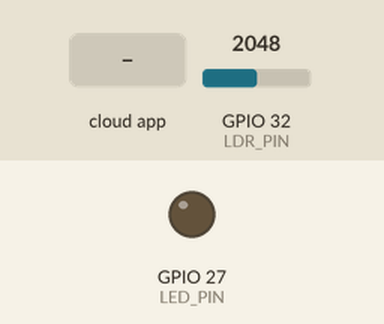
This sketch was run on a simulated ESP32. Parts: output pins drawn as LEDs (lit = HIGH). Inputs (shaded band) come from the test bench; at power-on: GPIO 32 (LDR_PIN) = 2048. What the sketch prints to the serial monitor is not drawn.

Above: at 2.7 s.
2.8 s: the phone or cloud app sets lightstatus to 1
At 5.9 s:
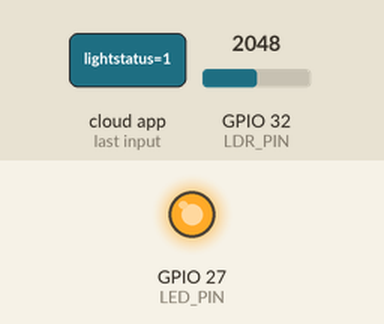
6.2 s: the phone or cloud app sets lightintensity to 1
At 8.4 s:
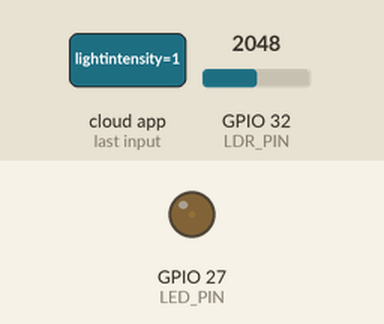
9.3 s: the phone or cloud app sets lightstatus to 0
At 12.0 s:
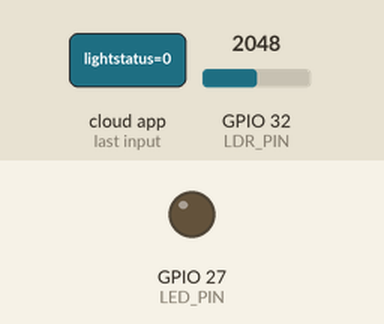
Timing chart, 0 to 13.5 s (numbered marks = the images above; inputs shaded):
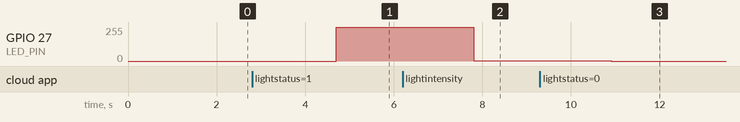

The sketch:

adafruit_io_light_monitor.ino
```cpp
// Include configuration
#include "config.h"

// Include Adafruit IO WiFi client
#include "AdafruitIO_WiFi.h"

// Light variables
int lightIntensity = 100;
bool lightStatus = false;

// Set Adafruit IO configuration
AdafruitIO_WiFi io(AIO_USERNAME, AIO_KEY, WIFI_SSID, WIFI_PASSWORD);

// Adafruit IO feeds
AdafruitIO_Feed *lightIntensityFeed = io.feed(FEED_LIGHT_INTENSITY);
AdafruitIO_Feed *lightStatusFeed = io.feed(FEED_LIGHT_STATUS);
AdafruitIO_Feed *photocellFeed = io.feed(FEED_PHOTOCELL);

// Entry point function
void setup() {
  // Start serial connection
  Serial.begin(115200);

  // Wait for serial connection
  while (!Serial);

  // Set up LED PWM channel and pin
  ledcSetup(LED_PWM_CHANNEL, LED_PWM_FREQUENCY, LED_PWM_RESOLUTION);
  ledcAttachPin(LED_PIN, LED_PWM_CHANNEL);

  // Set up LDR pin mode
  pinMode(LDR_PIN, INPUT);

  // Connect to Adafruit IO
  io.connect();

  // Subscribe to light intensity feed
  lightIntensityFeed->onMessage(handleLightIntensity);

  // Subscribe to light status feed
  lightStatusFeed->onMessage(handleLightStatus);

  // Wait for connection to Adafruit IO
  Serial.print("Connecting to Adafruit IO");
  while (io.status() < AIO_CONNECTED) {
    Serial.print(".");
    delay(500);
  }

  // Get current light intensity
  lightIntensityFeed->get();

  // Get current light status
  lightStatusFeed->get();

  // Print connection status
  Serial.println();
  Serial.println(io.statusText());
}

// Function to handle all light changes
void handleLightChange() {
  // Default to no light
  int lightLevel = 0;

  // If light is on
  if (lightStatus) {
    // Calculate light level
    lightLevel = pow(2, LED_PWM_RESOLUTION) * lightIntensity / 100;
  }

  // Set LED light level
  ledcWrite(LED_PWM_CHANNEL, lightLevel);
}

// Function to handle light intensity changes
void handleLightIntensity(AdafruitIO_Data *data) {
  // Get light intensity value (constrained to percentage values)
  lightIntensity = constrain(data->toInt(), 0, 100);

  // Print data received
  Serial.print("Light intensity: ");
  Serial.println(lightIntensity);

  // Handle light intensity change
  handleLightChange();
}

// Function to handle light status changes
void handleLightStatus(AdafruitIO_Data *data) {
  // Get light status value
  lightStatus = data->toBool();

  // Print data received
  Serial.print("Light status: ");
  if (lightStatus) {
    Serial.println("ON");
  } else {
    Serial.println("OFF");
  }

  // Handle light status change
  handleLightChange();
}

// Loop (after setup) function
void loop() {
  // Keep Adafruit IO client connected
  io.run();

  // Get LDR reading
  int ldrReading = analogRead(LDR_PIN);

  // Print data being sent
  Serial.print("Sending LDR: ");
  Serial.println(ldrReading);

  // Publish data to photocell feed
  photocellFeed->save(ldrReading);

  // Delay for Adafruit IO rate limit
  delay(3000);
}
```

config.h
```cpp
// Adafruit IO details
#define AIO_USERNAME "AIO_USERNAME"
#define AIO_KEY "AIO_KEY"

// Adafruit IO feeds
#define FEED_LIGHT_INTENSITY "lightintensity"
#define FEED_LIGHT_STATUS "lightstatus"
#define FEED_PHOTOCELL "photocell"

// WiFi details
#define WIFI_SSID "WIFI_SSID"
#define WIFI_PASSWORD "WIFI_PASSWORD"

// LED details
#define LED_PIN 27
#define LED_PWM_CHANNEL 0
#define LED_PWM_FREQUENCY 1000
#define LED_PWM_RESOLUTION 12

// LDR details
#define LDR_PIN 32
```

Measured:
- after the input at 2.8 s, GPIO 27 (LED_PIN): 0/255 → 255/255 after 1.9 s
- after the input at 6.2 s, GPIO 27 (LED_PIN): 255/255 → 2/255 after 1.6 s
- after the input at 9.3 s, GPIO 27 (LED_PIN): 2/255 → 0/255 after 1.6 s
